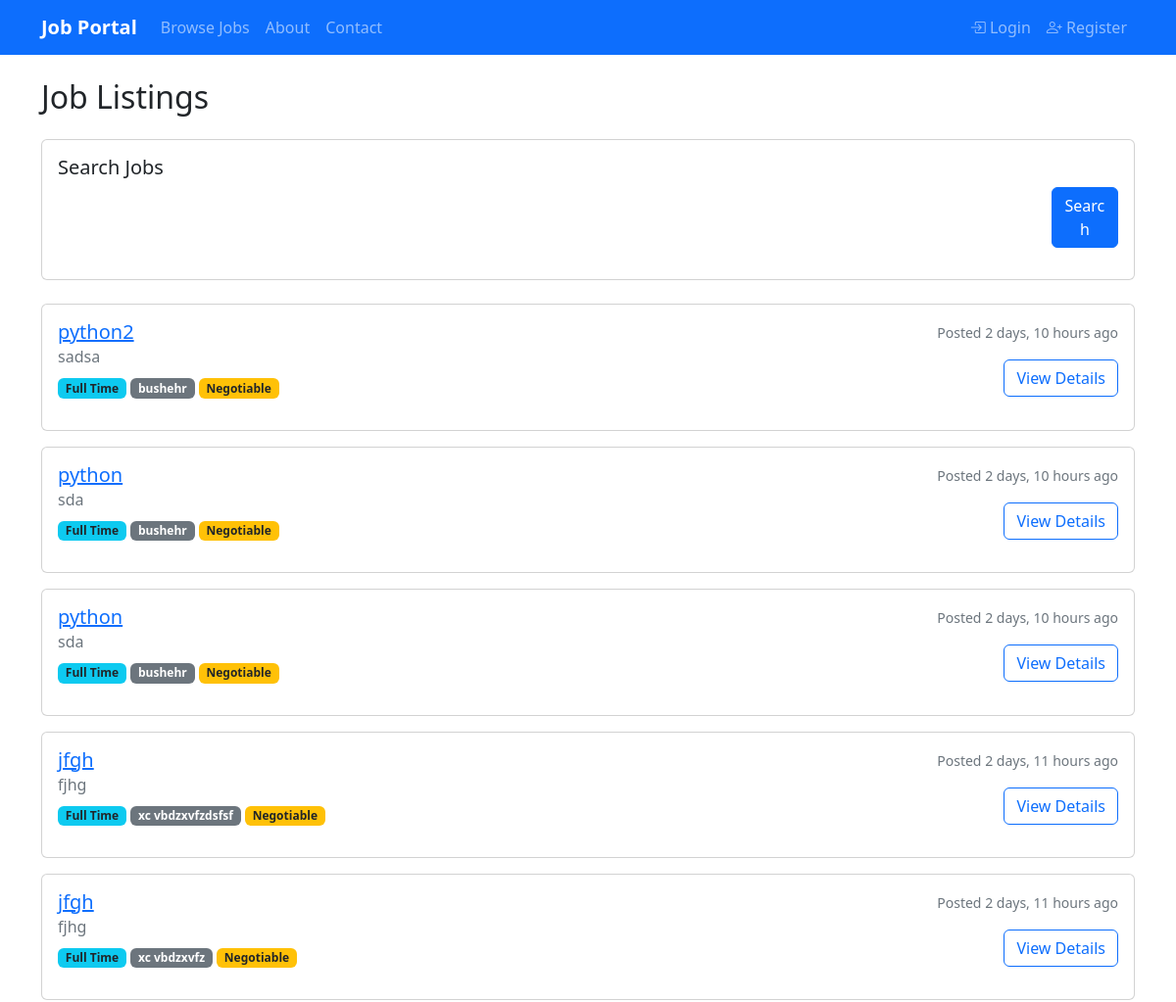
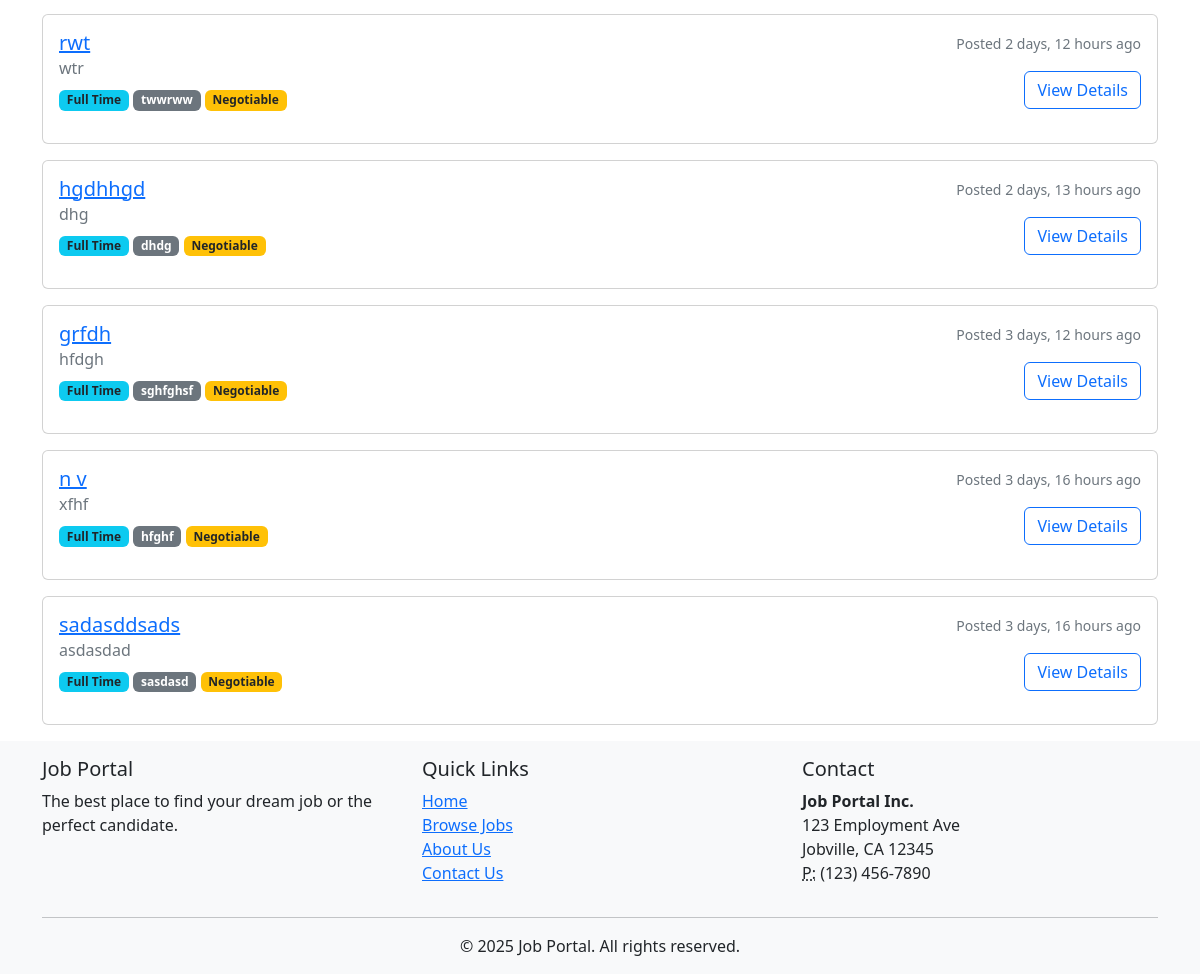
The app's page /jobs/list/ with its own data (2 pictures, top to bottom).
### jobs/models.py (models this page shows, shortened)
class Job(models.Model):
    SALARY_CHOICES = (
        ('negotiable', _('Negotiable')),
        ('10000-30000', '$10,000 - $30,000'),
        ('30000-50000', '$30,000 - $50,000'),
        ('50000-70000', '$50,000 - $70,000'),
        ('70000-90000', '$70,000 - $90,000'),
        ('90000-110000', '$90,000 - $110,000'),
        ('110000-130000', '$110,000 - $130,000'),
        ('130000+', '$130,000+'),
    )
    JOB_TYPE_CHOICES = (
        ('full_time', _('Full Time')),
        ('part_time', _('Part Time')),
        ('contract', _('Contract')),
        ('internship', _('Internship')),
        ('freelance', _('Freelance')),
    )
    user = models.ForeignKey(User, on_delete=models.CASCADE, related_name='posted_jobs')
    title = models.CharField(max_length=100)
    company = models.CharField(max_length=100)
    description = models.TextField()
    requirements = models.TextField()
    location = models.CharField(max_length=100)
    job_type = models.CharField(max_length=20, choices=JOB_TYPE_CHOICES, default='full_time')
    salary = models.CharField(max_length=20, choices=SALARY_CHOICES, default='negotiable')
    is_active = models.BooleanField(default=True)
    is_approved = models.BooleanField(default=False, help_text=_('Job must be approved by admin before it is visible to job seekers'))
    created_at = models.DateTimeField(auto_now_add=True)
    updated_at = models.DateTimeField(auto_now=True)
    objects = JobManager()
    tracker = FieldTracker()
    class Meta:
        ordering = ['-created_at']

### jobs/views.py (the view)
# urls.py: path('list/', views.JobListView.as_view(), name='job_list_cbv'),
@method_decorator(cache_page(settings.CACHE_TTL), name='dispatch')
@method_decorator(ratelimit(key='ip', rate='100/h', method=['GET']), name='dispatch')
class JobListView(ListView):
    model = Job
    template_name = 'jobs/job_list.html'
    context_object_name = 'jobs'
    paginate_by = 10
    def get_queryset(self):
        cache_key = self._get_cache_key()
        queryset = cache.get(cache_key)
        if queryset is None:
            queryset = Job.objects.approved()
            keyword = self.request.GET.get('keyword', '')
            location = self.request.GET.get('location', '')
            job_type = self.request.GET.get('job_type', '')
            salary = self.request.GET.get('salary', '')
            date_posted = self.request.GET.get('date_posted', '')
            if keyword:
                queryset = queryset.filter(
                    Q(title__icontains=keyword) |
                    Q(company__icontains=keyword) |
                    Q(description__icontains=keyword)
                )
            cache.set(cache_key, queryset, settings.CACHE_TTL)
        return queryset
    def _get_cache_key(self):
        params = []
        for key in sorted(self.request.GET.keys()):
            params.append(f"{key}:{self.request.GET[key]}")
        return f"job_list_{'_'.join(params)}"

### jobs/models.py (called while the page is built)
    def approved(self):
        return self.filter(is_active=True, is_approved=True)

### templates/jobs/job_list.html (shortened to what this page needs)
{% extends 'base.html' %}
{% load static %}
{% block content %}
<div class="container mt-4">
  <div class="row">
    <div class="col-md-12">
      <h2 class="mb-4">Job Listings</h2>
      <div class="card mb-4">
        <div class="card-body">
          <h5 class="card-title">Search Jobs</h5>
          <form method="get" action="{% url 'jobs:job_list' %}">
            <div class="row">
              <div class="col-md-4 mb-3">{{ search_form.keyword }}</div>
              <div class="col-md-4 mb-3">{{ search_form.location }}</div>
              <div class="col-md-3 mb-3">{{ search_form.job_type }}</div>
              <div class="col-md-1 mb-3">
                <button type="submit" class="btn btn-primary w-100">Search</button>
              </div>
            </div>
          </form>
        </div>
      </div>
      {% if jobs %}
      <div class="job-listings">
        {% for job in jobs %}
        <div class="card mb-3 job-card">
          <div class="card-body">
            <div class="row">
              <div class="col-md-8">
                <h5 class="card-title">
                  <a href="{% url 'jobs:job_detail' job.id %}">{{ job.title }}</a>
                </h5>
                <h6 class="card-subtitle mb-2 text-muted">{{ job.company }}</h6>
                <p>
                  <span class="badge bg-info text-dark">{{ job.get_job_type_display }}</span>
                  <span class="badge bg-secondary">{{ job.location }}</span>
                  <span class="badge bg-warning text-dark">{{ job.get_salary_display }}</span>
                </p>
              </div>
              <div class="col-md-4 text-end">
                <p class="card-text text-muted">
                  <small>Posted {{ job.created_at|timesince }} ago</small>
                </p>
                <a href="{% url 'jobs:job_detail' job.id %}" class="btn btn-outline-primary">View Details</a>
              </div>
            </div>
          </div>
        </div>
        {% endfor %}
      </div>
      {% else %}
      <div class="alert alert-info">
        <p class="mb-0">No jobs found. Try adjusting your search criteria.</p>
      </div>
      {% endif %}
    </div>
  </div>
</div>
{% endblock %}

### records on screen
Job: title "python2", company "sadsa", job_type "Full Time", location "bushehr", salary "Negotiable", created_at "2 days, 10 hours"
Job: title "python", company "sda", job_type "Full Time", location "bushehr", salary "Negotiable", created_at "2 days, 10 hours"
Job: title "python", company "sda", job_type "Full Time", location "bushehr", salary "Negotiable", created_at "2 days, 10 hours"
Job: title "jfgh", company "fjhg", job_type "Full Time", location "xc vbdzxvfzdsfsf", salary "Negotiable", created_at "2 days, 11 hours"
Job: title "jfgh", company "fjhg", job_type "Full Time", location "xc vbdzxvfz", salary "Negotiable", created_at "2 days, 11 hours"
Job: title "rwt", company "wtr", job_type "Full Time", location "twwrww", salary "Negotiable", created_at "2 days, 12 hours"
Job: title "hgdhhgd", company "dhg", job_type "Full Time", location "dhdg", salary "Negotiable", created_at "2 days, 13 hours"
Job: title "grfdh", company "hfdgh", job_type "Full Time", location "sghfghsf", salary "Negotiable", created_at "3 days, 12 hours"
Job: title "n v", company "xfhf", job_type "Full Time", location "hfghf", salary "Negotiable", created_at "3 days, 16 hours"
Job: title "sadasddsads", company "asdasdad", job_type "Full Time", location "sasdasd", salary "Negotiable", created_at "3 days, 16 hours"
